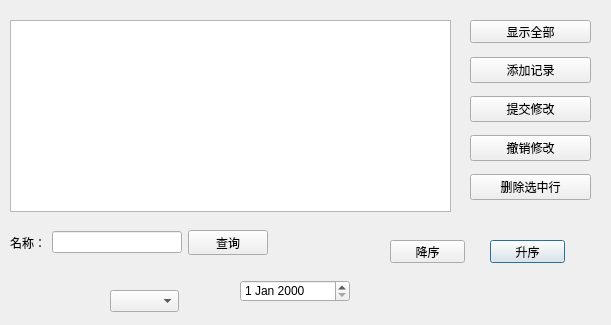
<?xml version="1.0" encoding="UTF-8"?>
<ui version="4.0">
 <class>competition_dialog</class>
 <widget class="QDialog" name="competition_dialog">
  <property name="geometry">
   <rect>
    <x>0</x>
    <y>0</y>
    <width>611</width>
    <height>325</height>
   </rect>
  </property>
  <property name="windowTitle">
   <string>Dialog</string>
  </property>
  <widget class="QTableView" name="tableView">
   <property name="geometry">
    <rect>
     <x>10</x>
     <y>20</y>
     <width>441</width>
     <height>192</height>
    </rect>
   </property>
  </widget>
  <widget class="QPushButton" name="pushButton_5">
   <property name="geometry">
    <rect>
     <x>490</x>
     <y>240</y>
     <width>75</width>
     <height>23</height>
    </rect>
   </property>
   <property name="text">
    <string>升序</string>
   </property>
  </widget>
  <widget class="QPushButton" name="pushButton_6">
   <property name="geometry">
    <rect>
     <x>390</x>
     <y>240</y>
     <width>75</width>
     <height>23</height>
    </rect>
   </property>
   <property name="text">
    <string>降序</string>
   </property>
  </widget>
  <widget class="QPushButton" name="pushButton_7">
   <property name="geometry">
    <rect>
     <x>470</x>
     <y>20</y>
     <width>121</width>
     <height>23</height>
    </rect>
   </property>
   <property name="text">
    <string>显示全部</string>
   </property>
  </widget>
  <widget class="QDateEdit" name="dateEdit">
   <property name="geometry">
    <rect>
     <x>240</x>
     <y>280</y>
     <width>110</width>
     <height>22</height>
    </rect>
   </property>
  </widget>
  <widget class="QComboBox" name="comboBox">
   <property name="geometry">
    <rect>
     <x>110</x>
     <y>290</y>
     <width>69</width>
     <height>22</height>
    </rect>
   </property>
  </widget>
  <widget class="QWidget" name="">
   <property name="geometry">
    <rect>
     <x>470</x>
     <y>50</y>
     <width>121</width>
     <height>161</height>
    </rect>
   </property>
   <layout class="QVBoxLayout" name="verticalLayout">
    <item>
     <widget class="QPushButton" name="pushButton">
      <property name="text">
       <string>添加记录</string>
      </property>
     </widget>
    </item>
    <item>
     <widget class="QPushButton" name="pushButton_2">
      <property name="text">
       <string>提交修改</string>
      </property>
     </widget>
    </item>
    <item>
     <widget class="QPushButton" name="pushButton_3">
      <property name="text">
       <string>撤销修改</string>
      </property>
     </widget>
    </item>
    <item>
     <widget class="QPushButton" name="pushButton_4">
      <property name="text">
       <string>删除选中行</string>
      </property>
     </widget>
    </item>
   </layout>
  </widget>
  <widget class="QWidget" name="">
   <property name="geometry">
    <rect>
     <x>10</x>
     <y>230</y>
     <width>258</width>
     <height>25</height>
    </rect>
   </property>
   <layout class="QHBoxLayout" name="horizontalLayout">
    <item>
     <widget class="QLabel" name="label">
      <property name="text">
       <string>名称：</string>
      </property>
     </widget>
    </item>
    <item>
     <widget class="QLineEdit" name="lineEdit"/>
    </item>
    <item>
     <widget class="QPushButton" name="pushButton_8">
      <property name="text">
       <string>查询</string>
      </property>
     </widget>
    </item>
   </layout>
  </widget>
 </widget>
 <resources/>
 <connections/>
</ui>
